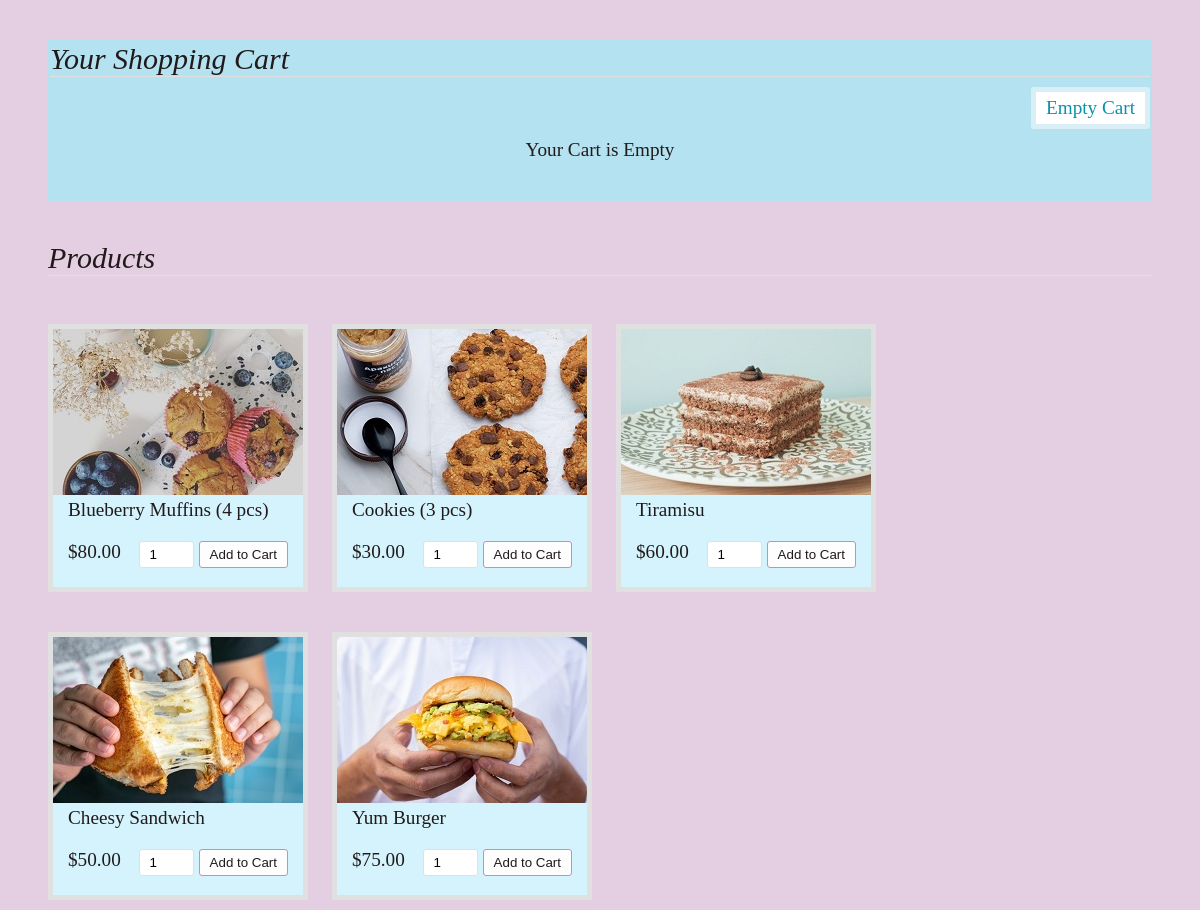
The page / on the database its author committed.
### tables this page shows
CREATE TABLE `tblproduct` (
  `id` int(8) NOT NULL,
  `name` varchar(255) NOT NULL,
  `code` varchar(255) NOT NULL,
  `image` text NOT NULL,
  `price` double(10,2) NOT NULL
);

### dbcontroller.php (called while the page is built, shortened)
<?php
class DBController {
	private $host = "localhost";
	private $user = "root";
	private $password = "";
	private $database = "wta";
	private $conn;
	function __construct() {
		$this->conn = $this->connectDB();
	}
	function connectDB() {
		$conn = mysqli_connect($this->host,$this->user,$this->password,$this->database);
		return $conn;
	}
	function runQuery($query) {
		$result = mysqli_query($this->conn,$query);
		while($row=mysqli_fetch_assoc($result)) {
			$resultset[] = $row;
		}
		if(!empty($resultset))
			return $resultset;
	}
}
?>

### index.php (the view, shortened to what this page needs)
<?php
require_once("dbcontroller.php");
$db_handle = new DBController();
?>
<HTML>
<HEAD>
<link href="style.css" type="text/css" rel="stylesheet" />
</HEAD>
<BODY>
<div id="shopping-cart">
<div class="txt-heading">Your Shopping Cart</div>
<a id="btnEmpty" href="index.php?action=empty">Empty Cart</a>
<?php
if(isset($_SESSION["cart_item"])){
    $total_quantity = 0;
    $total_price = 0;
?>
<table class="tbl-cart" cellpadding="10" cellspacing="1">
<tbody>
<tr>
<th style="text-align:left;">Name</th>
<th style="text-align:left;">Code</th>
<th style="text-align:right;" width="5%">Quantity</th>
<th style="text-align:right;" width="10%">Unit Price</th>
<th style="text-align:right;" width="10%">Price</th>
<th style="text-align:center;" width="5%">Remove</th>
</tr>
<?php
    foreach ($_SESSION["cart_item"] as $item){
        $item_price = $item["quantity"]*$item["price"];
		?>
				<tr>
				<td><img src="<?php echo $item["image"]; ?>" class="cart-item-image" /><?php echo $item["name"]; ?></td>
				<td><?php echo $item["code"]; ?></td>
				<td style="text-align:right;"><?php echo $item["quantity"]; ?></td>
				<td  style="text-align:right;"><?php echo "$ ".$item["price"]; ?></td>
				<td  style="text-align:right;"><?php echo "$ ". number_format($item_price,2); ?></td>
				<td style="text-align:center;"><a href="index.php?action=remove&code=<?php echo $item["code"]; ?>" class="btnRemoveAction"><img src="icon-delete.png" alt="Remove Item" /></a></td>
				</tr>
				<?php
				$total_quantity += $item["quantity"];
				$total_price += ($item["price"]*$item["quantity"]);
		}
		?>
<tr>
<td colspan="2" align="right">Total:</td>
<td align="right"><?php echo $total_quantity; ?></td>
<td align="right" colspan="2"><strong><?php echo "$ ".number_format($total_price, 2); ?></strong></td>
<td></td>
</tr>
</tbody>
</table>
  <?php
} else {
?>
<div class="no-records">Your Cart is Empty</div>
<?php
}
?>
</div>
<div id="product-grid">
	<div class="txt-heading">Products</div>
	<?php
	$product_array = $db_handle->runQuery("SELECT * FROM tblproduct ORDER BY id ASC");
	if (!empty($product_array)) {
		foreach($product_array as $key=>$value){
	?>
		<div class="product-item">
			<form method="post" action="index.php?action=add&code=<?php echo $product_array[$key]["code"]; ?>">
			<div class="product-image"><img src="<?php echo $product_array[$key]["image"]; ?>"></div>
			<div class="product-tile-footer">
			<div class="product-title"><?php echo $product_array[$key]["name"]; ?></div>
			<div class="product-price"><?php echo "$".$product_array[$key]["price"]; ?></div>
			<div class="cart-action"><input type="text" class="product-quantity" name="quantity" value="1" size="2" /><input type="submit" value="Add to Cart" class="btnAddAction" /></div>
			</div>
			</form>
		</div>
	<?php
		}
	}
	?>
</div>
</BODY>
</HTML>

### style.css (style rules this page uses)
body { font-family: Lucida; color: #211a1a; background-color: #e4cee1; font-size: 1.2em; }
#shopping-cart { margin: 40px; background-color: #b5e2f0; padding: 2px 2px 2px 2px; }
#product-grid { margin: 40px; }
.txt-heading { color: #211a1a; border-bottom: 1px solid #E0E0E0; overflow: auto; font-size: 30; font-style: italic; }
#btnEmpty { background-color: #ffffff; border: #d9eff5 5px solid; padding: 5px 10px; color: #0892aa; float: right; text-decoration: none; border-radius: 3px; margin: 10px 0px; }
.btnAddAction { padding: 5px 10px; margin-left: 5px; background-color: #fdfdfd; border: #cc8abe 1px solid; color: #211a1a; float: right; text-decoration: none; border-radius: 3px; cursor: pointer; }
#product-grid .txt-heading { margin-bottom: 18px; }
.product-item { float: left; background: #d4f3fc; margin: 30px 24px 10px 0px; border: #E0E0E0 5px solid; box-shadow: 10mm; }
.product-image { height: 155px; width: 250px; background-color: #FFF; }
.product-title { margin-bottom: 20px; }
.product-price { float:left; }
.cart-action { float: right; }
.product-quantity { padding: 5px 10px; border-radius: 3px; border: #E0E0E0 1px solid; }
.product-tile-footer { padding: 15px 15px 0px 15px; overflow: auto; }
.no-records { text-align: center; clear: both; margin: 38px 0px; }

### rows shown on the page
tblproduct: image (picture), name "Blueberry Muffins (4 pcs)", price "80.00"
tblproduct: image (picture), name "Cookies (3 pcs)", price "30.00"
tblproduct: image (picture), name "Tiramisu", price "60.00"
tblproduct: image (picture), name "Cheesy Sandwich", price "50.00"
tblproduct: image (picture), name "Yum Burger", price "75.00"
